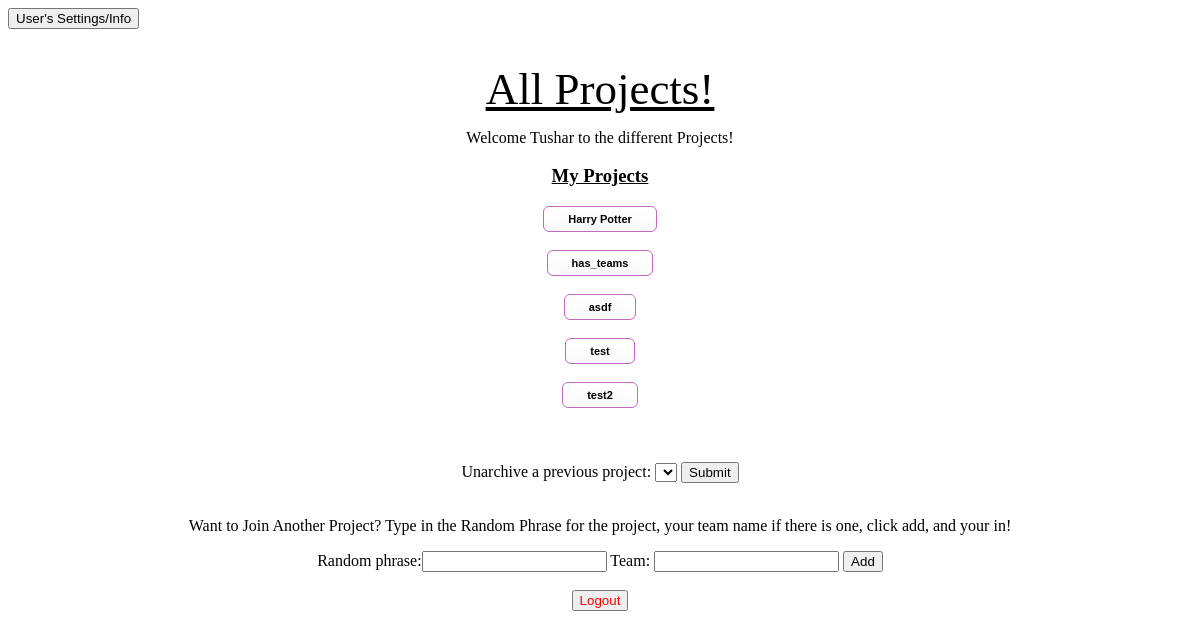
/quest/user_project_page/tdesai (signed in), run on the app's committed database.
### quest_extension/models.py (models this page shows)
class User(models.Model):
    user_ldap = models.CharField(max_length=45)
    user_first_name = models.CharField(max_length=45)
    user_last_name = models.CharField(max_length=45)
    user_email = models.CharField(max_length=45)
    user_password = models.CharField(max_length = 100)
    user_reset_password_pin = models.CharField(max_length = 100, null=True, default = None)

class Project(models.Model):
    project_name = models.CharField(max_length=1000)
    project_description = models.CharField(max_length=1000, blank = True, null = True)
    project_random_phrase = models.CharField(max_length = 255, unique = True)
    project_admin_pin = models.CharField(max_length = 255, unique = True)
    project_editable = models.BooleanField()
    project_has_teams = models.BooleanField(default = False)

### quest_extension/views.py (the view)
# urls.py: path('user_project_page/<ldap>', views.get_user_project_page),
def get_user_project_page(request, ldap):
    if not validate_user_access(request, ldap):
        return HttpResponseRedirect('/quest/user_login')
    current_user = User.objects.get(user_ldap = ldap)
    user_projects = UserProject.objects.filter(user = current_user, archived = False).values_list('project', flat=True)
    user_projects = Project.objects.filter(pk__in=user_projects)
    list_of_archived_projects = UserProject.objects.filter(user = current_user, archived = True).values_list('project', flat=True)
    list_of_archived_projects = Project.objects.filter(pk__in=list_of_archived_projects)
    add_new_project_form = AddNewProjectForm()
    context = {'current_user': current_user,
    'user_projects': user_projects,
    'add_new_project_form': add_new_project_form,
    'list_of_archived_projects': list_of_archived_projects}
    return render(request, 'quest_extension/user_project_page.html', context)

### quest_extension/forms.py
class AddNewProjectForm(forms.Form):
    random_phrase = forms.CharField()

### quest_extension/logic.py (called while the page is built)
def validate_user_access(request, ldap):
    return 'current_user_ldap' in request.session and request.session['current_user_ldap'] == ldap

### quest_extension/templates/quest_extension/user_project_page.html (shortened to what this page needs)
{% load static %}
<!DOCTYPE html>
<html lang="en">
    <head>
	<link rel="stylesheet" type="text/css" href="{% static 'quest_extension/user_project_page_style.css' %}">
    </head>
    <body>
    <form method='GET' action = '/quest/user_settings_info/{{current_user.user_ldap}}'>
        <button type='submit'>User's Settings/Info</button>
    </form>
    <div id = 'centered'>
        <h1>All Projects!</h1>
        <p>Welcome {{ current_user.user_first_name }} to the different Projects!</p>
        <h3> My Projects </h3>
        {% for project in user_projects %}
            <form method='GET', action = '/quest/user_home/{{ current_user.user_ldap }}/{{ project.id }}'>
                <div id= 'project_button'>
                    <button type='submit'>{{project.project_name}}</button>
                </div>
            </form>
            <br>
        {% endfor %}
        <br>
        <br>
        <form method = 'POST' action = '/quest/user_unarchive_project/{{current_user.user_ldap}}'>
            Unarchive a previous project:
            <select name="project_to_unarchive_id">
            </select>
            <button type = 'submit'> Submit </button>
        </form>
        <br>
        <p> Want to Join Another Project? Type in the Random Phrase for the project, your team name if
            there is one, click add,
            and your in!
        </p>
        <form id = 'add_new_project' method='POST' action = '/quest/add_user_project_page/{{ current_user.user_ldap }}'>
            {{ add_new_project_form }}
            Team: <input type = 'text', name = 'team'>
            <button type ='submit' name = 'project_id' value = '{{project.id}}'>Add</button>
        </form>
        <br>
        <div id= 'logout'>
        <form method='POST' action = '/quest/user_logout/{{ current_user.user_ldap}}'>
                <button type = 'submit', name = 'logout'>Logout</button>
            </form>
        </div>
    </div>
    </body>
</html>

### quest_extension/static/quest_extension/user_project_page_style.css (style rules this page uses)
#centered { text-align: center; }
h1 { padding-top: 3%; text-decoration: underline; color: black; font-family: 'Trocchi', serif; font-size: 45px; font-weight: normal; line-height: 48px; margin: 0; }
h3 { text-decoration: underline; }
input { display: inline-block; }
#logout button { color:red; }
#project_button button { -moz-box-shadow:inset 0px 5px 23px 0px #ffffff; -webkit-box-shadow:inset 0px 5px 23px 0px #ffffff; box-shadow:inset 0px 5px 23px 0px #ffffff; background:-webkit-gradient(linear, left top, left bottom, color-stop(0.05, #ffffff), color-stop(1, #f6f6f6)); background:-moz-linear-gradient(top, #ffffff 5%, #f6f6f6 100%); background:-webkit-linear-gradient(top, #ffffff 5%, #f6f6f6 100%); background:-o-linear-gradient(top, #ffffff 5%, #f6f6f6 100%); background:-ms-linear-gradient(top, #ffffff 5%, #f6f6f6 100%); background:linear-gradient(to bottom, #ffffff 5%, #f6f6f6 100%); filter:progid:DXImageTransform.Microsoft.gradient(startColorstr='#ffffff', endColorstr='#f6f6f6',GradientType=0); background-color:#ffffff; -moz-border-radius:6px; -webkit-border-radius:6px; border-radius:6px; border:1.5px solid #c269c2; display:inline-block; cursor:pointer; color:black; font-family:Arial; font-size:11px; font-weight:bold; padding:6px 24px; text-decoration:none; }

### data on the page
User: user_first_name "Tushar"
Project: project_name "Harry Potter"
Project: project_name "has_teams"
Project: project_name "asdf"
Project: project_name "test"
Project: project_name "test2"
